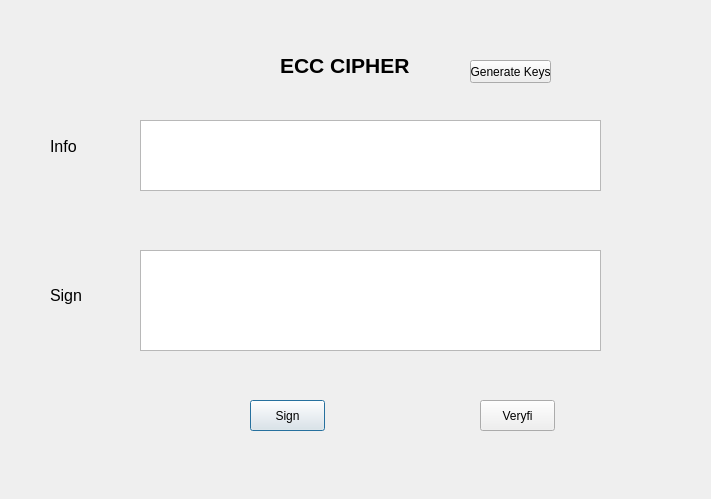
<?xml version="1.0" encoding="UTF-8"?>
<ui version="4.0">
 <class>Dialog</class>
 <widget class="QDialog" name="Dialog">
  <property name="geometry">
   <rect>
    <x>0</x>
    <y>0</y>
    <width>711</width>
    <height>499</height>
   </rect>
  </property>
  <property name="windowTitle">
   <string>Dialog</string>
  </property>
  <widget class="QPushButton" name="btn_sign">
   <property name="geometry">
    <rect>
     <x>250</x>
     <y>400</y>
     <width>75</width>
     <height>31</height>
    </rect>
   </property>
   <property name="text">
    <string>Sign</string>
   </property>
  </widget>
  <widget class="QPushButton" name="btn_veryfi">
   <property name="geometry">
    <rect>
     <x>480</x>
     <y>400</y>
     <width>75</width>
     <height>31</height>
    </rect>
   </property>
   <property name="text">
    <string>Veryfi</string>
   </property>
  </widget>
  <widget class="QPushButton" name="btn_generate">
   <property name="geometry">
    <rect>
     <x>470</x>
     <y>60</y>
     <width>81</width>
     <height>23</height>
    </rect>
   </property>
   <property name="text">
    <string>Generate Keys</string>
   </property>
  </widget>
  <widget class="QLabel" name="label">
   <property name="geometry">
    <rect>
     <x>50</x>
     <y>140</y>
     <width>47</width>
     <height>13</height>
    </rect>
   </property>
   <property name="font">
    <font>
     <pointsize>12</pointsize>
    </font>
   </property>
   <property name="text">
    <string>Info</string>
   </property>
  </widget>
  <widget class="QTextEdit" name="txt_info">
   <property name="geometry">
    <rect>
     <x>140</x>
     <y>120</y>
     <width>461</width>
     <height>71</height>
    </rect>
   </property>
  </widget>
  <widget class="QTextEdit" name="txt_sign">
   <property name="geometry">
    <rect>
     <x>140</x>
     <y>250</y>
     <width>461</width>
     <height>101</height>
    </rect>
   </property>
  </widget>
  <widget class="QLabel" name="label_2">
   <property name="geometry">
    <rect>
     <x>50</x>
     <y>280</y>
     <width>47</width>
     <height>31</height>
    </rect>
   </property>
   <property name="font">
    <font>
     <pointsize>12</pointsize>
    </font>
   </property>
   <property name="text">
    <string>Sign</string>
   </property>
  </widget>
  <widget class="QLabel" name="label_3">
   <property name="geometry">
    <rect>
     <x>280</x>
     <y>50</y>
     <width>141</width>
     <height>31</height>
    </rect>
   </property>
   <property name="font">
    <font>
     <pointsize>16</pointsize>
     <weight>75</weight>
     <bold>true</bold>
    </font>
   </property>
   <property name="text">
    <string>ECC CIPHER</string>
   </property>
  </widget>
 </widget>
 <resources/>
 <connections/>
</ui>
